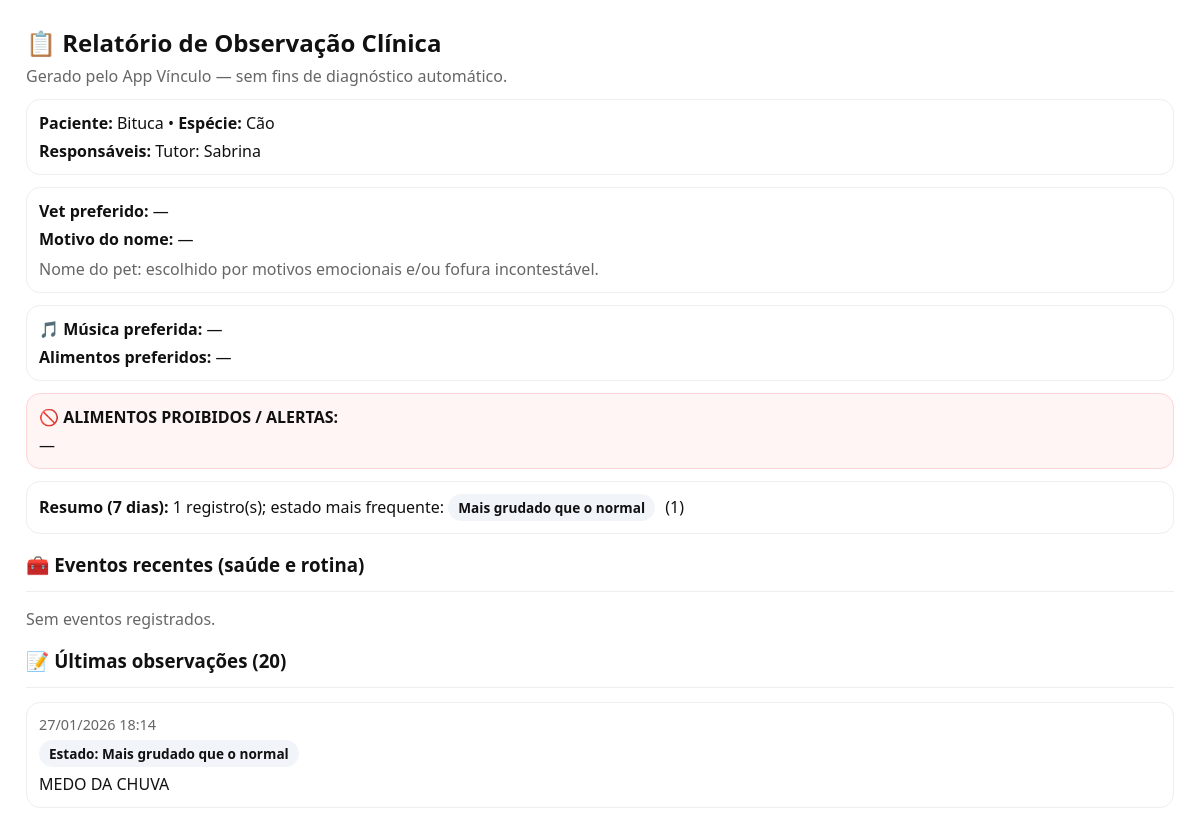
The app's page /pet/2/modo-vet (signed in) with its own data.
### tables this page shows
CREATE TABLE pets 
                    (id INTEGER PRIMARY KEY AUTOINCREMENT, nome TEXT, especie TEXT, nascimento TEXT, obs TEXT, tutor TEXT, user_id INTEGER, vet_preferido TEXT, motivo_nome TEXT, alimentos_preferidos TEXT, alimentos_proibidos TEXT, resp1_tipo TEXT, resp1_nome TEXT, resp2_tipo TEXT, resp2_nome TEXT, musica_preferida TEXT);

CREATE TABLE registros 
                    (id INTEGER PRIMARY KEY AUTOINCREMENT, pet_id INTEGER, data TEXT, nota TEXT, humor TEXT, categoria TEXT, personalidade_hoje TEXT, latindo INTEGER DEFAULT 0, mordeu_carteiro INTEGER DEFAULT 0, 
                     FOREIGN KEY (pet_id) REFERENCES pets (id));

### app.py (the view)
@app.route("/pet/<int:pet_id>/modo-vet")
@login_required
def modo_vet(pet_id):
    conn = get_db_connection()
    pet = fetch_pet_or_404(conn, pet_id)
    registros = conn.execute(
        "SELECT * FROM registros WHERE pet_id = ? ORDER BY id DESC LIMIT 20",
        (pet_id,),
    ).fetchall()
    eventos = conn.execute(
        "SELECT * FROM eventos WHERE pet_id = ? ORDER BY id DESC LIMIT 15",
        (pet_id,),
    ).fetchall()
    summary = compute_wellbeing_summary(registros)
    responsaveis = get_responsaveis(pet)
    conn.close()
    frases_vet = [
        "Vet preferido: escolhido por confiança, carinho e um leve medo do Google.",
        "Nome do pet: escolhido por motivos emocionais e/ou fofura incontestável.",
        "Paciente possivelmente ótimo… ou só atuando. Registro ajuda 😅",
    ]
    frase_extra = random.choice(frases_vet)
    return render_template(
        "modo_vet.html",
        pet=pet,
        registros=registros,
        eventos=eventos,
        summary=summary,
        frase_extra=frase_extra,
        responsaveis=responsaveis
    )

### app.py (called while the page is built)
def get_db_connection():
    conn = sqlite3.connect(DB_PATH)
    conn.row_factory = sqlite3.Row
    return conn

def login_required(view):
    @wraps(view)
    def wrapped(*args, **kwargs):
        if not session.get("user_id"):
            return redirect(url_for("login"))
        return view(*args, **kwargs)
    return wrapped

def current_user_id():
    return session.get("user_id")

def fetch_pet_or_404(conn, pet_id):
    pet = conn.execute(
        "SELECT * FROM pets WHERE id = ? AND user_id = ?",
        (pet_id, current_user_id()),
    ).fetchone()
    if not pet:
        abort(404)
    return pet

def get_responsaveis(pet_row):
    parts = []
    t1 = (pet_row["resp1_tipo"] or "").strip()
    n1 = (pet_row["resp1_nome"] or "").strip()
    t2 = (pet_row["resp2_tipo"] or "").strip()
    n2 = (pet_row["resp2_nome"] or "").strip()
    if t1 and n1:
        parts.append(f"{t1}: {n1}")
    if t2 and n2:
        parts.append(f"{t2}: {n2}")
    if not parts and (pet_row["tutor"] or "").strip():
        parts.append(f"Tutor: {pet_row['tutor'].strip()}")
    return parts

def parse_dt_br(dt_str):
    try:
        return datetime.strptime(dt_str, "%d/%m/%Y %H:%M")
    except Exception:
        return None

def compute_wellbeing_summary(registros):
    now = datetime.now()
    cutoff = now - timedelta(days=7)
    counts = {}
    total = 0
    for r in registros:
        dt = parse_dt_br(r["data"])
        if not dt:
            continue
        if dt >= cutoff:
            total += 1
            humor = (r["humor"] or "Sem rótulo").strip()
            counts[humor] = counts.get(humor, 0) + 1
    top_humor, top_count = None, 0
    for k, v in counts.items():
        if v > top_count:
            top_humor, top_count = k, v
    return {"total_7d": total, "top_humor": top_humor, "top_count": top_count}

### templates/modo_vet.html (shortened to what this page needs)
<!DOCTYPE html>
<html lang="pt-br">
<head>
</head>
<body>
  <h2 style="margin:0 0 6px 0;">📋 Relatório de Observação Clínica</h2>
  <p class="muted" style="margin:0 0 10px 0;">
    Gerado pelo App Vínculo — sem fins de diagnóstico automático.
  </p>
  <div class="box">
    <p style="margin:0;"><strong>Paciente:</strong> {{ pet.nome }} • <strong>Espécie:</strong> {{ pet.especie }}</p>
    <p style="margin:6px 0 0 0;">
      <strong>Responsáveis:</strong>
      {% if responsaveis and responsaveis|length > 0 %}
        {{ ", ".join(responsaveis) }}
      {% else %}
        —
      {% endif %}
    </p>
  </div>
  <div class="box">
    <p style="margin:0;"><strong>Vet preferido:</strong> {{ pet.vet_preferido or "—" }}</p>
    <p style="margin:6px 0 0 0;"><strong>Motivo do nome:</strong> {{ pet.motivo_nome or "—" }}</p>
    <p class="muted" style="margin:8px 0 0 0;">{{ frase_extra }}</p>
  </div>
  <div class="box">
    <p style="margin:0;"><strong>🎵 Música preferida:</strong> {{ pet.musica_preferida or "—" }}</p>
    <p style="margin:6px 0 0 0;"><strong>Alimentos preferidos:</strong> {{ pet.alimentos_preferidos or "—" }}</p>
  </div>
  <div class="box danger">
    <p style="margin:0;"><strong>🚫 ALIMENTOS PROIBIDOS / ALERTAS:</strong></p>
    <p style="margin:6px 0 0 0;">{{ pet.alimentos_proibidos or "—" }}</p>
  </div>
  <div class="box">
    <p style="margin:0;"><strong>Resumo (7 dias):</strong>
      {% if summary.total_7d == 0 %}
        sem registros recentes
      {% else %}
        {{ summary.total_7d }} registro(s); estado mais frequente:
        <span class="tag">{{ summary.top_humor }}</span> ({{ summary.top_count }})
      {% endif %}
    </p>
  </div>
  <h3 style="margin:18px 0 8px 0;">🧰 Eventos recentes (saúde e rotina)</h3>
  <hr>
  {% for e in eventos %}
    <div class="box">
      <div class="muted" style="font-size:.9rem;">{{ e.data_evento or "" }}</div>
      <div><span class="tag">{{ e.tipo }}</span></div>
      {% if e.detalhes %}<p style="margin:8px 0 0 0;">{{ e.detalhes }}</p>{% endif %}
    </div>
  {% else %}
    <p class="muted">Sem eventos registrados.</p>
  {% endfor %}
  <h3 style="margin:18px 0 8px 0;">📝 Últimas observações (20)</h3>
  <hr>
  {% for r in registros %}
    <div class="box">
      <div class="muted" style="font-size:.9rem;">{{ r.data }}</div>
      <div style="margin:6px 0;">
        <span class="tag">Estado: {{ r.humor }}</span>
      </div>
      <p style="margin:0;">{{ r.nota }}</p>
    </div>
  {% endfor %}
</body>
</html>

### templates/modo_vet.html (style rules this page uses)
body { font-family: system-ui, -apple-system, Segoe UI, Roboto, Arial, sans-serif; padding:18px; background:#fff; color:#111; }
.muted { color:#666; }
.box { border:1px solid #eee; border-radius:14px; padding:12px; margin:12px 0; }
.danger { border-color:#ffd6d6; background:#fff5f5; }
.tag { display:inline-block; padding:4px 10px; border-radius:999px; background:#f1f5f9; font-weight:700; font-size:.85rem; margin-right:6px; }
hr { border:none; border-top:1px solid #eee; margin:14px 0; }

### records on screen
pets: nome "Bituca", especie "Cão", vet_preferido "—", motivo_nome "—", alimentos_preferidos "—", alimentos_proibidos "—"
registros: top_humor "Mais grudado que o normal", data "27/01/2026 18:14", humor "Mais grudado que o normal", nota "MEDO DA CHUVA"

### other values on screen
{{ ", ".join(responsaveis) }} "Tutor: Sabrina"
{{ pet.musica_preferida or "—" }} "—"
{{ summary.total_7d }} "1"
{{ summary.top_count }} "1"
